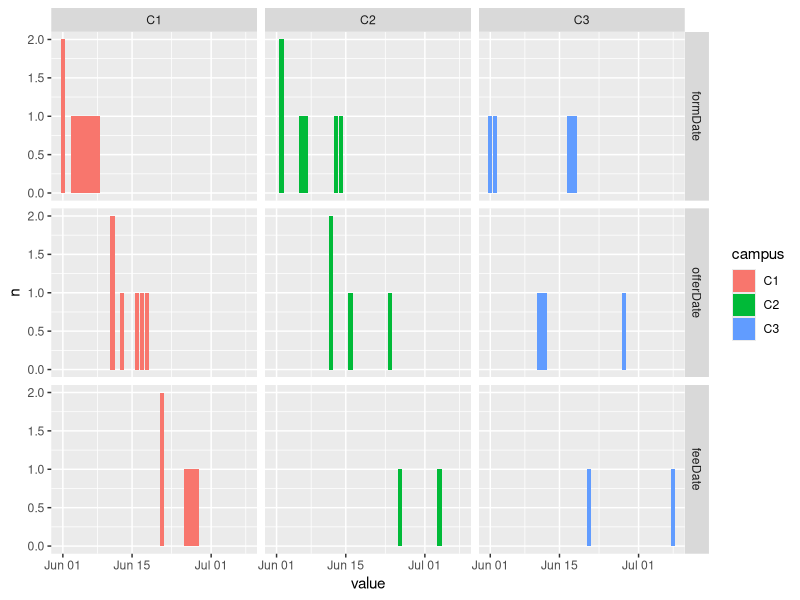
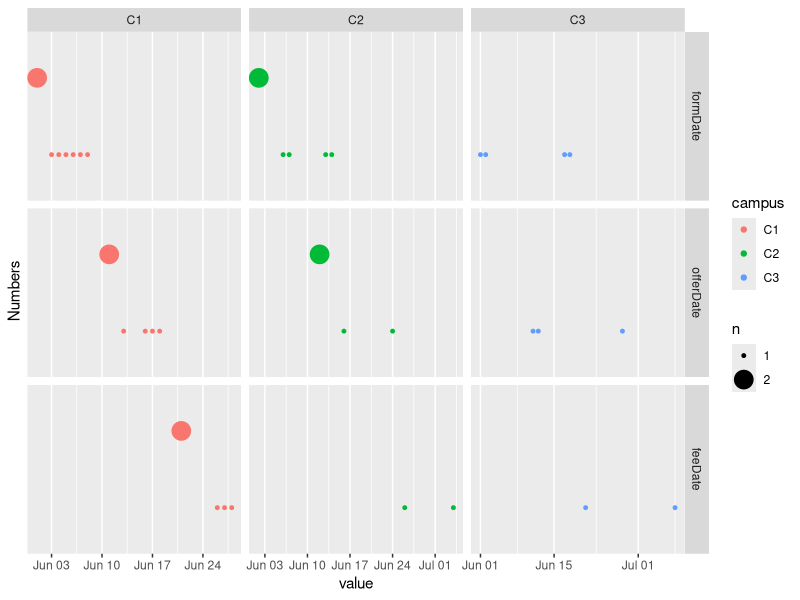

Generate these figures, in order, with R:
#TS


forms2 = read.csv('./data/forms1.csv')
head(forms2)

library(dplyr)
library(ggplot2)
library(xts)

str(forms2)
datecols = c('formDate','offerDate','feeDate')
forms2[datecols] = lapply(forms2[datecols], as.Date, format('%d-%b-%Y'))
str(forms2)

forms2 %>% group_by(campus) %>% count(formDate)
forms2 %>% add_tally()
forms2 %>% add_count(campus, formDate) %>% filter(n>1)


forms2 %>%  group_by(campus) %>%  summarise_each(funs(count= sum(is.na(.))))
forms2 %>%  group_by(campus,formDate) %>%  summarise_each(list(count= ~sum(is.na(.))))
forms2 %>%  group_by(campus,formDate) %>%  summarise_each(list(~sum(!is.na(.))))


library(data.table)
setDT(forms2)[, lapply(.SD,  function(x) sum(!is.na(x)))]
setDT(forms2)[, lapply(.SD,  function(x) sum(!is.na(x))),'campus']
setDT(forms2)[, lapply(.SD,  function(x) sum(!is.na(x))),c('campus','formDate')]


#resphape
library(reshape2)
forms2
forms2a = melt(forms2, id.vars=c('campus','formNo'), na.rm = T)
forms2a
forms2b <- forms2a %>% group_by(campus,value,variable) %>% summarise(n=n())
forms2b
ggplot(forms2b, aes(x=value, y=n, fill= campus)) + geom_bar(stat='identity') + facet_free( variable ~ campus)

ggplot(forms2b, aes(x=value, y=n, size=n, color=campus)) + geom_point() + facet_grid( variable ~ campus, scales='free') + scale_y_discrete(name=" Numbers", breaks=c(0,1,2,3), labels=c('0','1Forms','2Forms','3Forms'), limits=c(0,3)) +  scale_size_continuous(breaks=c(0,1,2,3,4))

#http://www.sthda.com/english/wiki/ggplot2-axis-ticks-a-guide-to-customize-tick-marks-and-labels